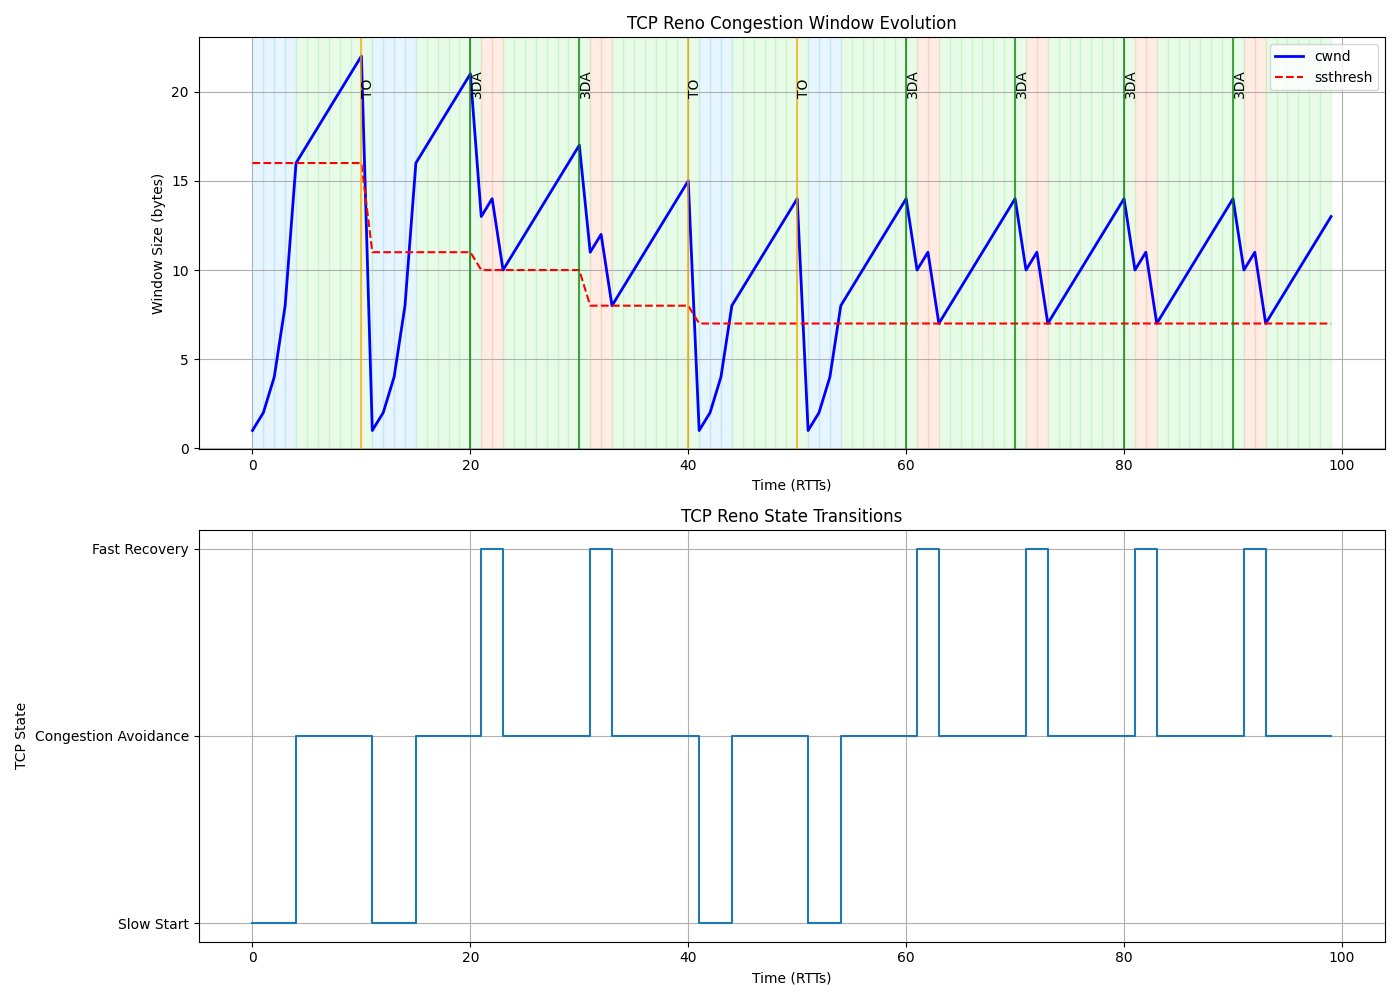

Recreate this plot in Python.
import matplotlib.pyplot as plt
import numpy as np
import random
import argparse

class TCPRenoSimulation:
    def __init__(self, mss=1, initial_ssthresh=16, rtt=1, loss_type='interval', 
                 loss_param=10, total_time=100, random_seed=None):
        """
        Initialize TCP Reno congestion control simulation.
        
        Parameters:
        - mss: Maximum Segment Size (in arbitrary units)
        - initial_ssthresh: Initial slow-start threshold (in MSS units)
        - rtt: Round-trip time (in arbitrary time units)
        - loss_type: 'interval' (loss every N RTTs) or 'probability' (random loss)
        - loss_param: For 'interval', the number of RTTs between losses
                      For 'probability', the probability of loss per RTT
        - total_time: Total simulation time in RTTs
        - random_seed: Seed for random number generator (for reproducibility)
        """
        self.mss = mss
        self.initial_ssthresh = initial_ssthresh * mss  # Convert to bytes
        self.rtt = rtt
        self.loss_type = loss_type
        self.loss_param = loss_param
        self.total_time = total_time
        
        # Set random seed if provided
        if random_seed is not None:
            random.seed(random_seed)
            np.random.seed(random_seed)
        
        # Initialize TCP state
        self.cwnd = mss  # Start with cwnd = 1 MSS
        self.ssthresh = self.initial_ssthresh
        self.state = "slow_start"  # Start in slow start mode
        
        # History trackers for visualization
        self.time_points = []
        self.cwnd_history = []
        self.ssthresh_history = []
        self.state_history = []
        self.dup_acks = 0
        self.events = []  # To mark loss events on the graph
        
        # Analysis metrics
        self.packets_sent = 0
        self.packets_lost = 0
        self.timeouts = 0
        self.triple_dup_acks = 0
        self.fast_recoveries = 0
        
    def will_packet_be_lost(self, current_time):
        """Determine if a packet will be lost based on the loss model."""
        if self.loss_type == 'interval':
            # Loss occurs every loss_param RTTs
            return current_time > 0 and current_time % self.loss_param == 0
        elif self.loss_type == 'probability':
            # Loss occurs with probability loss_param
            return random.random() < self.loss_param
        return False
    
    def handle_timeout(self, current_time):
        """Handle a timeout event according to TCP Reno rules."""
        self.timeouts += 1
        # Update ssthresh to half of current cwnd (minimum 2*MSS)
        self.ssthresh = max(2 * self.mss, self.cwnd // 2)
        # Reset cwnd to 1 MSS
        self.cwnd = self.mss
        # Reset duplicate ACK counter
        self.dup_acks = 0
        # Reset to slow start
        self.state = "slow_start"
        # Record event
        self.events.append((current_time, "Timeout"))
        
        print(f"Time {current_time}: TIMEOUT - cwnd = {self.cwnd}, ssthresh = {self.ssthresh}")
    
    def handle_triple_duplicate_ack(self, current_time):
        """Handle triple duplicate ACK (fast retransmit/recovery) according to TCP Reno rules."""
        self.triple_dup_acks += 1
        self.fast_recoveries += 1
        # Update ssthresh to half of current cwnd
        self.ssthresh = max(2 * self.mss, self.cwnd // 2)
        # Set cwnd to ssthresh + 3*MSS (Fast Recovery)
        self.cwnd = self.ssthresh + 3 * self.mss
        # Reset duplicate ACK counter
        self.dup_acks = 3  # We're in Fast Recovery state with 3 duplicate ACKs
        # Switch to fast recovery
        self.state = "fast_recovery"
        # Record event
        self.events.append((current_time, "Triple Dup ACK"))
        
        print(f"Time {current_time}: TRIPLE DUP ACK - cwnd = {self.cwnd}, ssthresh = {self.ssthresh}, entering Fast Recovery")
    
    def recover_from_fast_recovery(self, current_time):
        """Recover from Fast Recovery state."""
        # Set cwnd to ssthresh
        self.cwnd = self.ssthresh
        # Reset duplicate ACK counter
        self.dup_acks = 0
        # Switch to congestion avoidance
        self.state = "congestion_avoidance"
        
        print(f"Time {current_time}: RECOVERY COMPLETE - cwnd = {self.cwnd}, ssthresh = {self.ssthresh}")
    
    def update_congestion_window(self, current_time):
        """Update the congestion window based on current state."""
        # Record current state
        self.time_points.append(current_time)
        self.cwnd_history.append(self.cwnd)
        self.ssthresh_history.append(self.ssthresh)
        self.state_history.append(self.state)
        
        # Simulate packet transmission
        self.packets_sent += 1
        
        # Check for packet loss
        if self.will_packet_be_lost(current_time):
            self.packets_lost += 1
            
            # Determine if this is a timeout or triple duplicate ACK
            if self.state == "fast_recovery" or random.random() < 0.25:  # 25% chance of timeout
                self.handle_timeout(current_time)
            else:
                self.handle_triple_duplicate_ack(current_time)
        else:
            # No loss - update cwnd according to current state
            if self.state == "slow_start":
                print(f"Time {current_time}: Slow Start - cwnd = {self.cwnd}, ssthresh = {self.ssthresh}")
                # In slow start, cwnd increases by 1 MSS for each ACK
                # Simplified: increase by cwnd (doubles every RTT)
                self.cwnd += self.cwnd
                
                # Check if we should transition to congestion avoidance
                if self.cwnd >= self.ssthresh:
                    print(f"Time {current_time}: Transitioning to Congestion Avoidance")
                    self.state = "congestion_avoidance"
            
            elif self.state == "congestion_avoidance":
                print(f"Time {current_time}: Congestion Avoidance - cwnd = {self.cwnd}, ssthresh = {self.ssthresh}")
                # In congestion avoidance, cwnd increases by MSS*MSS/cwnd per RTT
                # This is approximately 1 MSS per RTT
                self.cwnd += max(1, (self.mss * self.mss) // self.cwnd)
            
            elif self.state == "fast_recovery":
                # For each duplicate ACK, increase cwnd by 1 MSS
                self.dup_acks += 1
                self.cwnd += self.mss
                print(f"Time {current_time}: Fast Recovery - cwnd = {self.cwnd}, dup_acks = {self.dup_acks}")
                
                # After a certain number of RTTs in fast recovery, we'll recover
                # In a real implementation, this would happen when a new ACK arrives
                if self.dup_acks >= 5:  # Arbitrary number for simulation purposes
                    self.recover_from_fast_recovery(current_time)
    
    def run_simulation(self):
        """Run the TCP Reno congestion control simulation for the specified time."""
        for t in range(self.total_time):
            self.update_congestion_window(t)
            
        return {
            'time': self.time_points,
            'cwnd': self.cwnd_history,
            'ssthresh': self.ssthresh_history,
            'state': self.state_history,
            'events': self.events
        }
    
    def plot_results(self, filename='tcp_reno_simulation.png'):
        """Plot the simulation results."""
        plt.figure(figsize=(14, 10))
        
        # Main plot: cwnd and ssthresh
        plt.subplot(2, 1, 1)
        plt.plot(self.time_points, self.cwnd_history, label='cwnd', color='blue', linewidth=2)
        plt.plot(self.time_points, self.ssthresh_history, label='ssthresh', color='red', linestyle='--', linewidth=1.5)
        
        # Create a colormap for different states
        colors = {'slow_start': 'lightskyblue', 'congestion_avoidance': 'lightgreen', 'fast_recovery': 'lightsalmon'}
        
        # Add background colors for different states
        for i in range(len(self.state_history) - 1):
            plt.axvspan(self.time_points[i], self.time_points[i+1], 
                        alpha=0.2, color=colors.get(self.state_history[i], 'white'))
        
        # Mark loss events
        for time, event_type in self.events:
            if event_type == "Timeout":
                plt.axvline(x=time, color='orange', linestyle='-', alpha=0.7)
                plt.text(time, max(self.cwnd_history) * 0.9, "TO", rotation=90)
            else:  # Triple Duplicate ACK
                plt.axvline(x=time, color='green', linestyle='-', alpha=0.7)
                plt.text(time, max(self.cwnd_history) * 0.9, "3DA", rotation=90)
        
        plt.xlabel('Time (RTTs)')
        plt.ylabel('Window Size (bytes)')
        plt.title('TCP Reno Congestion Window Evolution')
        plt.legend()
        plt.grid(True)
        
        # Second plot: TCP state
        plt.subplot(2, 1, 2)
        
        # Convert states to numeric values for plotting
        state_values = {'slow_start': 1, 'congestion_avoidance': 2, 'fast_recovery': 3}
        numeric_states = [state_values.get(state, 0) for state in self.state_history]
        
        # Plot the state transition timeline
        plt.step(self.time_points, numeric_states, where='post')
        plt.yticks([1, 2, 3], ['Slow Start', 'Congestion Avoidance', 'Fast Recovery'])
        plt.xlabel('Time (RTTs)')
        plt.ylabel('TCP State')
        plt.title('TCP Reno State Transitions')
        plt.grid(True)
        
        plt.tight_layout()
        plt.savefig(filename)
        plt.show()
        
        # Return the filename for reference
        return filename
    
    def print_statistics(self):
        """Print summary statistics about the simulation."""
        print("\n=== TCP Reno Simulation Statistics ===")
        print(f"Total simulation time: {self.total_time} RTTs")
        print(f"Final cwnd: {self.cwnd}")
        print(f"Final ssthresh: {self.ssthresh}")
        print(f"Packets sent: {self.packets_sent}")
        print(f"Packets lost: {self.packets_lost} ({self.packets_lost/self.packets_sent*100:.2f}%)")
        print(f"Timeouts: {self.timeouts}")
        print(f"Triple duplicate ACKs: {self.triple_dup_acks}")
        print(f"Fast recovery events: {self.fast_recoveries}")
        
        # Calculate average throughput (simplified)
        avg_cwnd = sum(self.cwnd_history) / len(self.cwnd_history)
        print(f"Average cwnd: {avg_cwnd:.2f}")
        
        # Calculate time spent in each state
        state_counts = {s: self.state_history.count(s) for s in set(self.state_history)}
        print("\nTime spent in each state:")
        for state, count in state_counts.items():
            print(f"  {state}: {count} RTTs ({count/self.total_time*100:.2f}%)")

def parse_arguments():
    """Parse command line arguments for the TCP Reno simulation."""
    parser = argparse.ArgumentParser(description='TCP Reno Congestion Control Simulation')
    parser.add_argument('--mss', type=int, default=1, help='Maximum Segment Size')
    parser.add_argument('--ssthresh', type=int, default=16, help='Initial slow-start threshold (in MSS units)')
    parser.add_argument('--rtt', type=float, default=1, help='Round-trip time')
    parser.add_argument('--loss_type', choices=['interval', 'probability'], default='interval', 
                        help='Type of loss model: interval or probability')
    parser.add_argument('--loss_param', type=float, default=10, 
                        help='Loss parameter: interval length or probability')
    parser.add_argument('--time', type=int, default=100, help='Total simulation time (in RTTs)')
    parser.add_argument('--seed', type=int, default=None, help='Random seed for reproducibility')
    parser.add_argument('--output', type=str, default='tcp_reno_simulation.png', help='Output filename for the plot')
    return parser.parse_args()

def main():
    """Main function to run the TCP Reno congestion control simulation."""
    # Parse command line arguments
    args = parse_arguments()
    
    # Create and run the simulation
    tcp_sim = TCPRenoSimulation(
        mss=args.mss,
        initial_ssthresh=args.ssthresh,
        rtt=args.rtt,
        loss_type=args.loss_type,
        loss_param=args.loss_param,
        total_time=args.time,
        random_seed=args.seed
    )
    
    # Run the simulation
    results = tcp_sim.run_simulation()
    
    # Plot and save the results
    output_file = tcp_sim.plot_results(args.output)
    
    # Print statistics
    tcp_sim.print_statistics()
    print(f"Plot saved as '{output_file}'")

if __name__ == "__main__":
    main()
